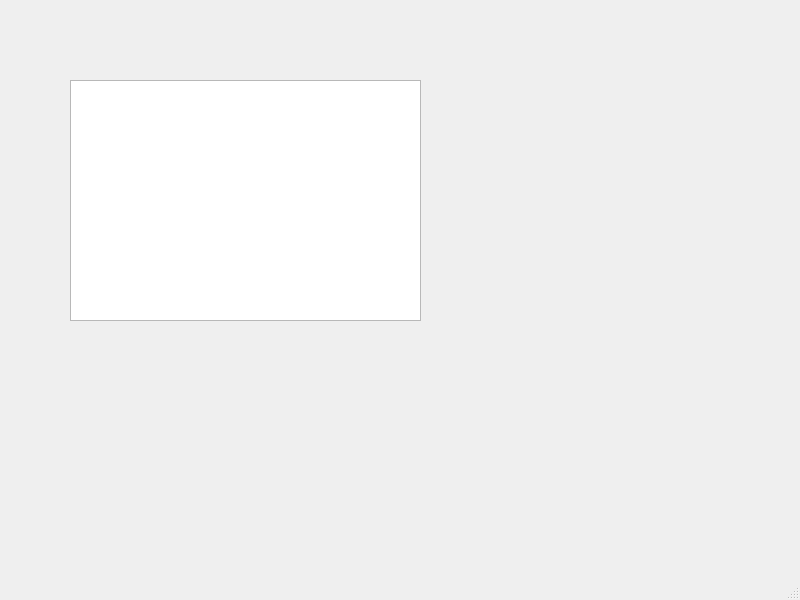
<?xml version="1.0" encoding="UTF-8"?>
<ui version="4.0">
 <class>MainWindow</class>
 <widget class="QMainWindow" name="MainWindow">
  <property name="geometry">
   <rect>
    <x>0</x>
    <y>0</y>
    <width>800</width>
    <height>600</height>
   </rect>
  </property>
  <property name="windowTitle">
   <string>MainWindow</string>
  </property>
  <widget class="QWidget" name="centralwidget">
   <widget class="QTableWidget" name="tableWidget">
    <property name="geometry">
     <rect>
      <x>70</x>
      <y>80</y>
      <width>351</width>
      <height>241</height>
     </rect>
    </property>
   </widget>
  </widget>
  <widget class="QMenuBar" name="menubar">
   <property name="geometry">
    <rect>
     <x>0</x>
     <y>0</y>
     <width>800</width>
     <height>26</height>
    </rect>
   </property>
  </widget>
  <widget class="QStatusBar" name="statusbar"/>
 </widget>
 <resources/>
 <connections/>
</ui>
